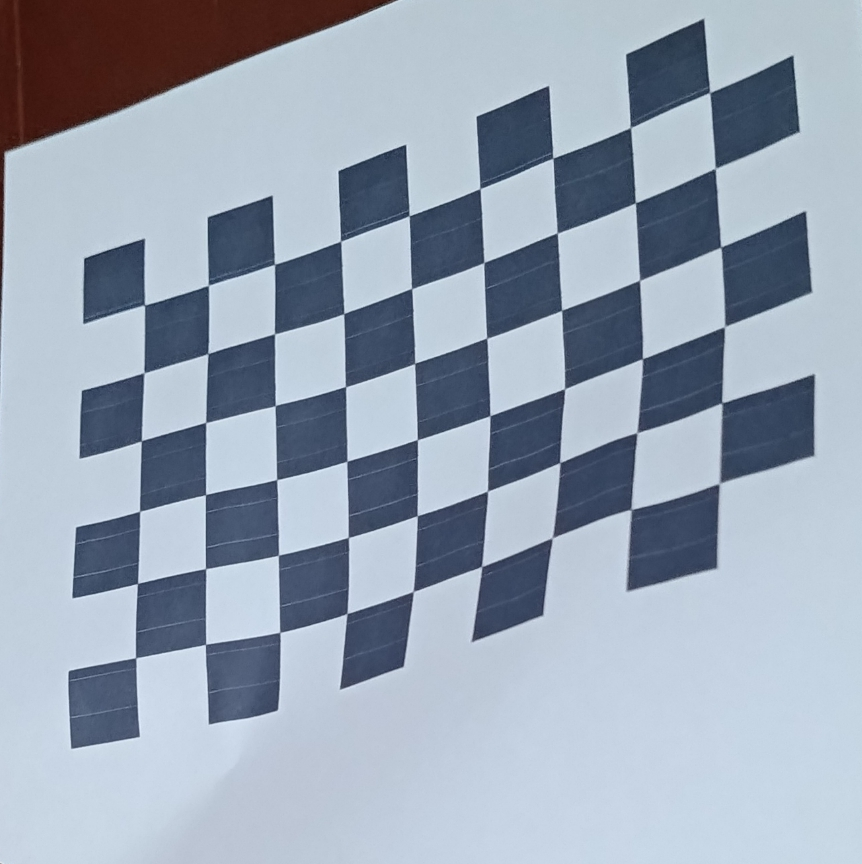
#> input picture Images/tablero_inclinado1.jpg, 862 x 864 px; its folder holds only this picture in this run
$ python enderezar.py
#> lines starting #> are read from the running program, lines starting #| are printed output that depends on the picture; after the words box and inside, x2 and y2 are one past the last pixel; in counts of white or black regions, pixels touching at a corner belong together
import os
import cv2
import numpy as np
import glob

# === CONFIGURACIÓN DEL PATRÓN ===
pattern_size = (9, 6)       # Número de esquinas internas (columnas, filas)
square_size = 470          # Tamaño real de un cuadro del tablero (en mm o unidad que uses)

# === GENERAR LOS PUNTOS 3D DEL MUNDO REAL PARA EL TABLERO ===
objp = np.zeros((pattern_size[0] * pattern_size[1], 3), np.float32)
objp[:, :2] = np.mgrid[0:pattern_size[0], 0:pattern_size[1]].T.reshape(-1, 2)
objp *= square_size

# === LISTAS PARA GUARDAR PUNTOS 3D (reales) Y 2D (imagen) ===
objpoints = []
imgpoints = []
image_shape = None  # Guardaremos aquí las dimensiones de la primera imagen válida

# === CREAR CARPETA DE SALIDA SI NO EXISTE ===
os.makedirs('detectadas', exist_ok=True)

# === LEER TODAS LAS IMÁGENES DESDE LA CARPETA ===
images = glob.glob('./Images/*.jpg') # Asegúrate que las imágenes estén en esta carpeta

print("Archivos encontrados:", images)

for fname in images:
    img = cv2.imread(fname)
#> img is the input picture: shape (864, 862, 3); mean B, G, R 180.4, 165, 153.3
    gray = cv2.cvtColor(img, cv2.COLOR_BGR2GRAY)
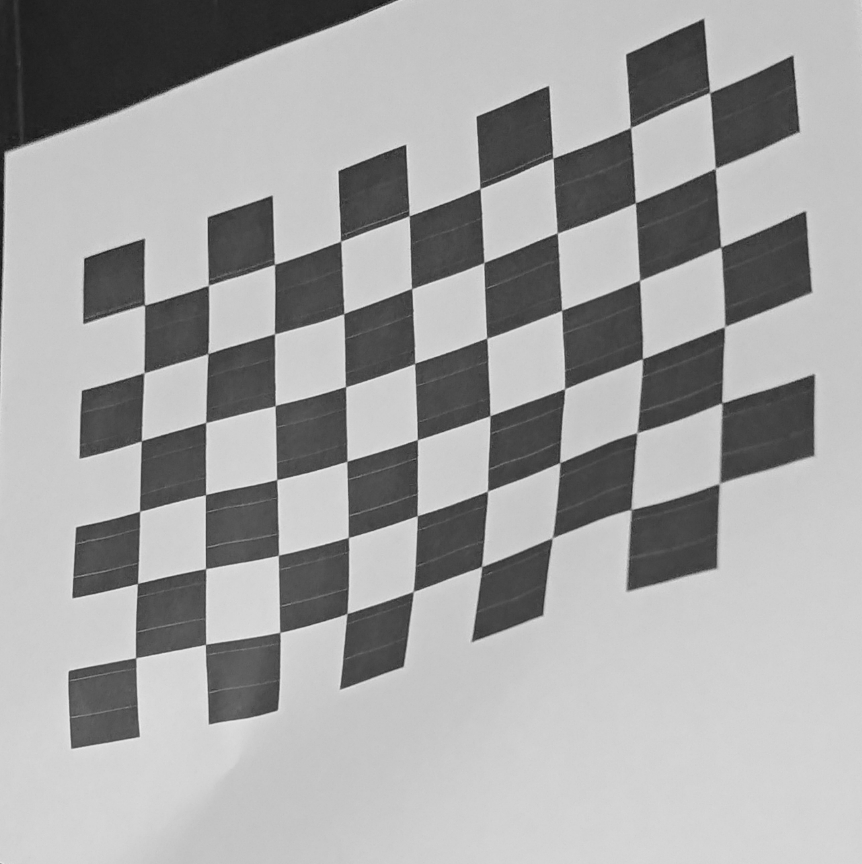
#> gray: shape (864, 862); min 19, max 235, mean 163.2

    # Buscar esquinas del tablero
    ret, corners = cv2.findChessboardCorners(gray, pattern_size, None)
#> ret = True; corners = 54 rows, first 8: [144.5, 305], [208.9, 285.6], [272.8, 265.1], [339.8, 240.1], [407.7, 217.1], [478.5, 188.7], [552, 159.3], [630.3, 127.9]

    if ret:
        # Guardar forma de imagen (solo la primera vez válida)
        if image_shape is None:
            image_shape = gray.shape[::-1]
#> image_shape = (862, 864)

        # Refinar ubicación de esquinas
        criteria = (cv2.TERM_CRITERIA_EPS + cv2.TERM_CRITERIA_MAX_ITER, 30, 0.001)
        corners = cv2.cornerSubPix(gray, corners, (11, 11), (-1, -1), criteria)
#> corners = 54 rows, first 8: [144.5, 304.9], [208.4, 285.1], [274.4, 264.3], [340.7, 241], [409, 215.5], [480, 188.5], [552.7, 157.8], [630.5, 127.6]

        objpoints.append(objp)
        imgpoints.append(corners)

        # Dibujar y mostrar la imagen
        img_drawn = img.copy()
        cv2.drawChessboardCorners(img_drawn, pattern_size, corners, ret)
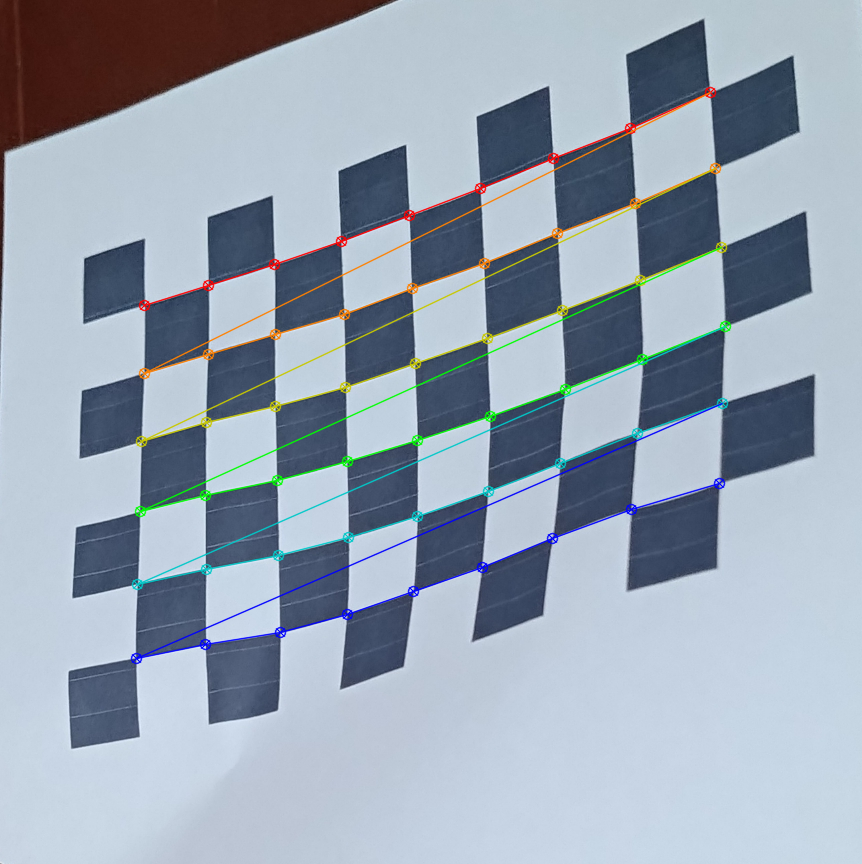
#> img_drawn: shape (864, 862, 3); 3.1% of pixels changed, all inside (x1, y1, x2, y2) = (130, 86, 732, 665)

        # Guardar imagen con esquinas en carpeta nueva
        nombre_archivo = os.path.basename(fname)
        cv2.imwrite(f'detectadas/{nombre_archivo}', img_drawn)

print("Se guardaron las imagenes con sus puntos en una carpeta llamada detectadas")

# === VERIFICAR QUE SE HAYAN DETECTADO ESQUINAS ===
if not objpoints:
    print("❌ No se detectaron esquinas en ninguna imagen.")
    exit()

# === CALIBRAR LA CÁMARA ===
ret, mtx, dist, rvecs, tvecs = cv2.calibrateCamera(objpoints, imgpoints, image_shape, None, None)
#> ret = 6.43; mtx = [[11896.4, 0, 396.8], [0, 4339.5, 420.3], [0, 0, 1]]; dist = [[-1.48, 325.7, -0.0902, -0.129, 2.02]]; rvecs = ([-0.28, 1.22, -0.199],); tvecs = ([-584.6, -695.2, 27981.2],)

# === GUARDAR PARÁMETROS CALCULADOS ===
np.savez('parametros_calibracion.npz', mtx=mtx, dist=dist)
print("✅ Calibración completada. Parámetros guardados en 'parametros_calibracion.npz'.")

$ run again, on Images/tablero_inclinado2.jpg
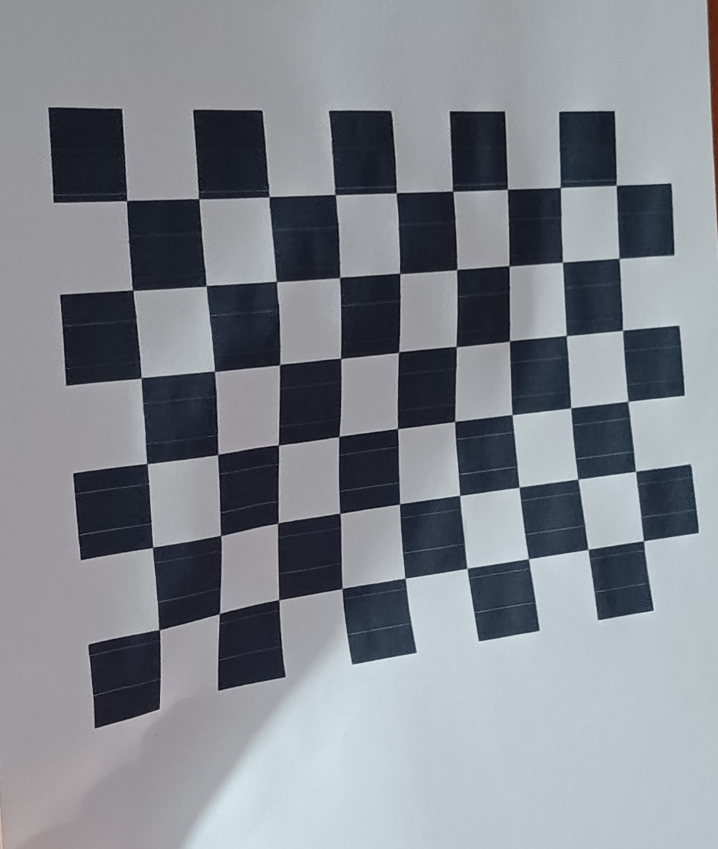
#> input picture Images/tablero_inclinado2.jpg, 718 x 849 px
#> img is the input picture: shape (849, 718, 3); mean B, G, R 142.9, 136, 131.5
#> `ret, corners = cv2.findChessboardCorners(gray, pattern_size, None)`: ret = True; corners = 54 rows, first 8: [129, 203], [198.3, 198.4], [268.8, 197.2], [334.9, 194.3], [395.8, 193.1], [451.9, 190.8], [508.2, 188.8], [560, 187.6]
#> `corners = cv2.cornerSubPix(gray, corners, (11, 11), (-1, -1), criteria)`: corners = 54 rows, first 8: [126.5, 200.4], [198.6, 198.5], [268.8, 196.6], [335.2, 194.5], [396.1, 192.6], [452.6, 191], [507.4, 189.2], [560.3, 187.4]
#> `cv2.drawChessboardCorners(img_drawn, pattern_size, corners, ret)`:
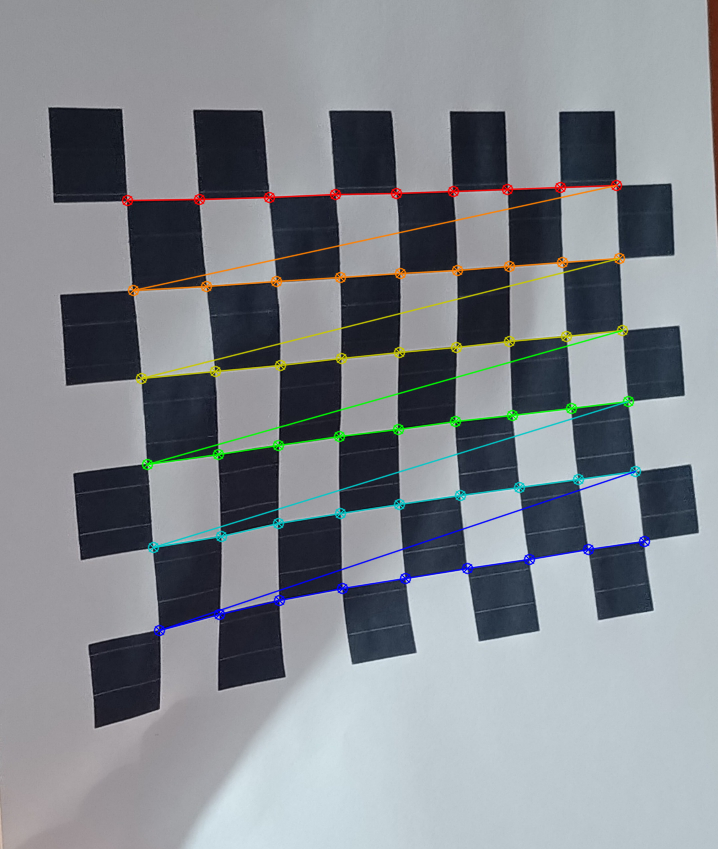
#> img_drawn: shape (849, 718, 3); 3.32% of pixels changed, all inside (x1, y1, x2, y2) = (121, 179, 651, 637)
#> `ret, mtx, dist, rvecs, tvecs = cv2.calibrateCamera(objpoints, imgpoint..`: ret = 2.99; mtx = [[3596.4, 0, 133.6], [0, 2529.6, 573.1], [0, 0, 1]]; dist = [[19.22, -449.4, 0.536, -0.298, 4747.9]]; rvecs = ([0.172, -0.96, -0.104],); tvecs = ([55.92, -2006, 13696.3],)

$ run again, on Images/tablero_inclinado3.jpg
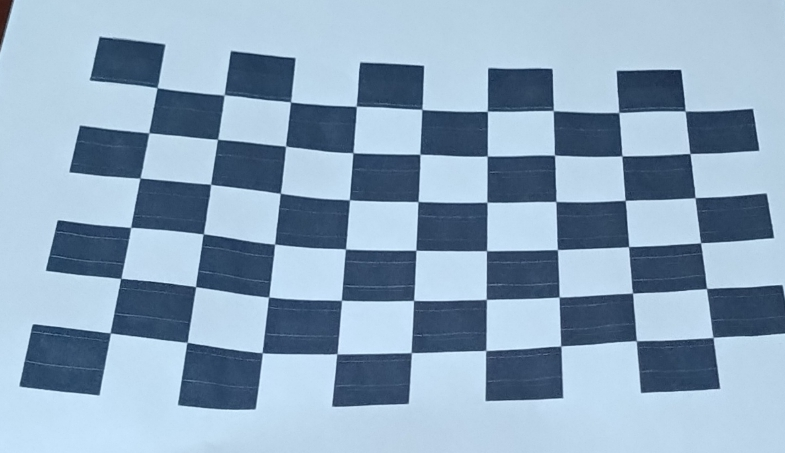
#> input picture Images/tablero_inclinado3.jpg, 785 x 453 px
#> img is the input picture: shape (453, 785, 3); mean B, G, R 188.4, 166, 141.3
#> `gray = cv2.cvtColor(img, cv2.COLOR_BGR2GRAY)`:
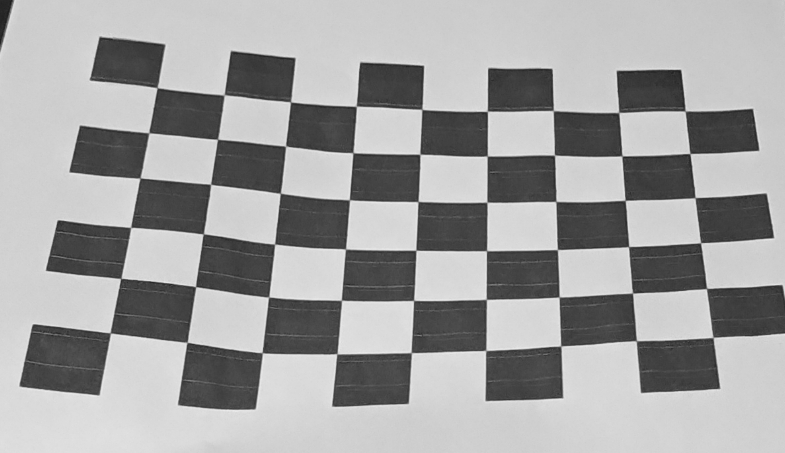
#> gray: shape (453, 785); min 29, max 235, mean 161.1
#> `ret, corners = cv2.findChessboardCorners(gray, pattern_size, None)`: ret = True; corners = 54 rows, first 8: [157.2, 87.77], [224, 94.99], [290.5, 102], [356.2, 106.3], [421.8, 109.4], [487.3, 111.3], [553.3, 110.7], [618.6, 112.5]
#> `corners = cv2.cornerSubPix(gray, corners, (11, 11), (-1, -1), criteria)`: corners = 54 rows, first 8: [157.2, 87.63], [224.2, 94.85], [290.5, 101.8], [356.3, 106.2], [421.8, 109.4], [487.4, 111.3], [553.3, 110.5], [618.8, 112.5]
#> `cv2.drawChessboardCorners(img_drawn, pattern_size, corners, ret)`:
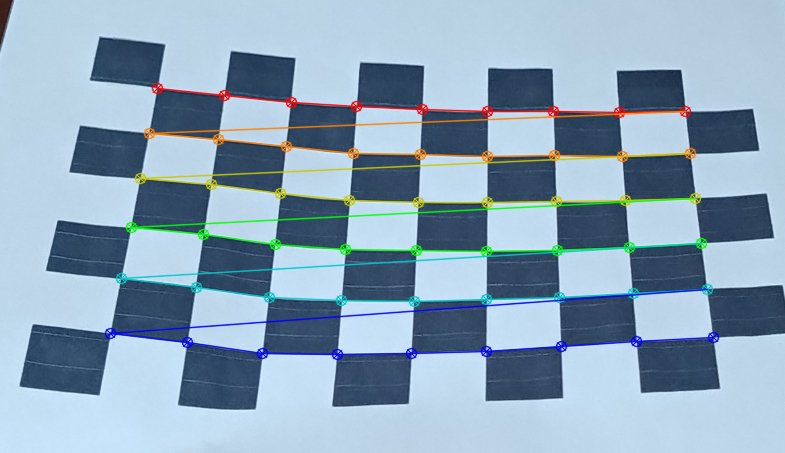
#> img_drawn: shape (453, 785, 3); 6.12% of pixels changed, all inside (x1, y1, x2, y2) = (104, 82, 720, 361)
#> `ret, mtx, dist, rvecs, tvecs = cv2.calibrateCamera(objpoints, imgpoint..`: ret = 1.42; mtx = [[163.3, 0, 259.9], [0, 114.5, 480.5], [0, 0, 1]]; dist = [[0.0306, -0.00565, -0.0636, 0.0105, 0.000397]]; rvecs = ([-0.154, -0.0285, 0.0672],); tvecs = ([-780.1, -3511.6, 1528.1],)

$ run again, on Images/tablero_inclinado5.jpg
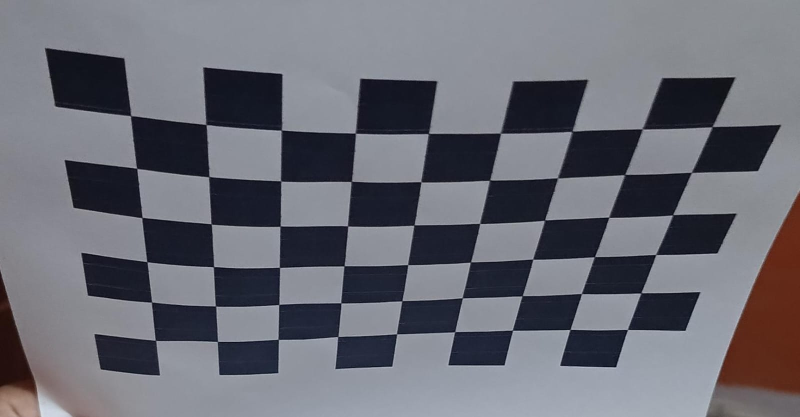
#> input picture Images/tablero_inclinado5.jpg, 1599 x 834 px (shown at 1/2 size)
#> img is the input picture: shape (834, 1599, 3); mean B, G, R 116.1, 107, 106
#> `gray = cv2.cvtColor(img, cv2.COLOR_BGR2GRAY)`:
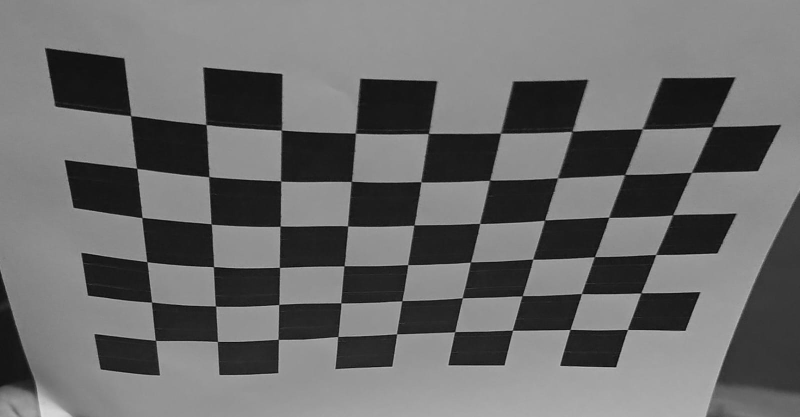
#> gray: shape (834, 1599) (shown at 1/2 size); min 1, max 221, mean 107.8
#> `ret, corners = cv2.findChessboardCorners(gray, pattern_size, None)`: ret = True; corners = 54 rows, first 8: [261.5, 231.5], [412, 249.5], [563.5, 261], [711, 266.5], [858, 267], [1001, 266.5], [1144.5, 263], [1287.2, 259.6]
#> `corners = cv2.cornerSubPix(gray, corners, (11, 11), (-1, -1), criteria)`: corners = 54 rows, first 8: [261.5, 231.9], [412.3, 249.5], [562.8, 260.6], [711, 266.7], [857, 267.4], [1001.4, 266.8], [1144.1, 263], [1284.8, 258.4]
#> `cv2.drawChessboardCorners(img_drawn, pattern_size, corners, ret)`:
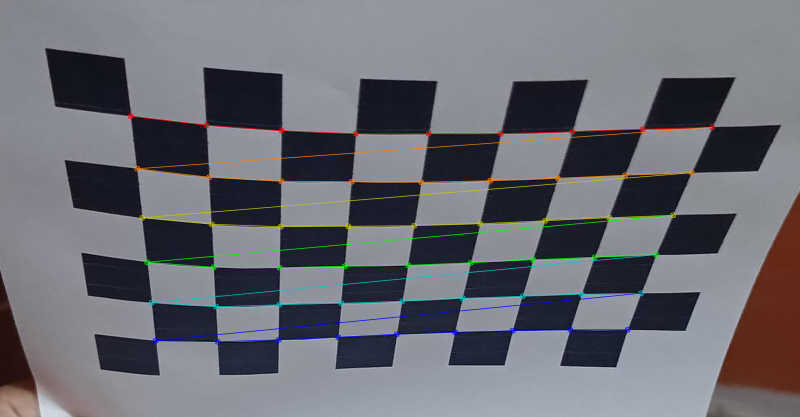
#> img_drawn: shape (834, 1599, 3) (shown at 1/2 size); 2.91% of pixels changed, all inside (x1, y1, x2, y2) = (255, 226, 1431, 690)
#> `ret, mtx, dist, rvecs, tvecs = cv2.calibrateCamera(objpoints, imgpoint..`: ret = 3.1; mtx = [[3441.4, 0, 1398.8], [0, 3370.8, 314.1], [0, 0, 1]]; dist = [[2.96, -12.92, -0.158, 0.343, 30.8]]; rvecs = ([0.906, -0.398, 0.134],); tvecs = ([-3371.5, 12.58, 8735.3],)

$ run again, on Images/tablero_inclinado10.jpg
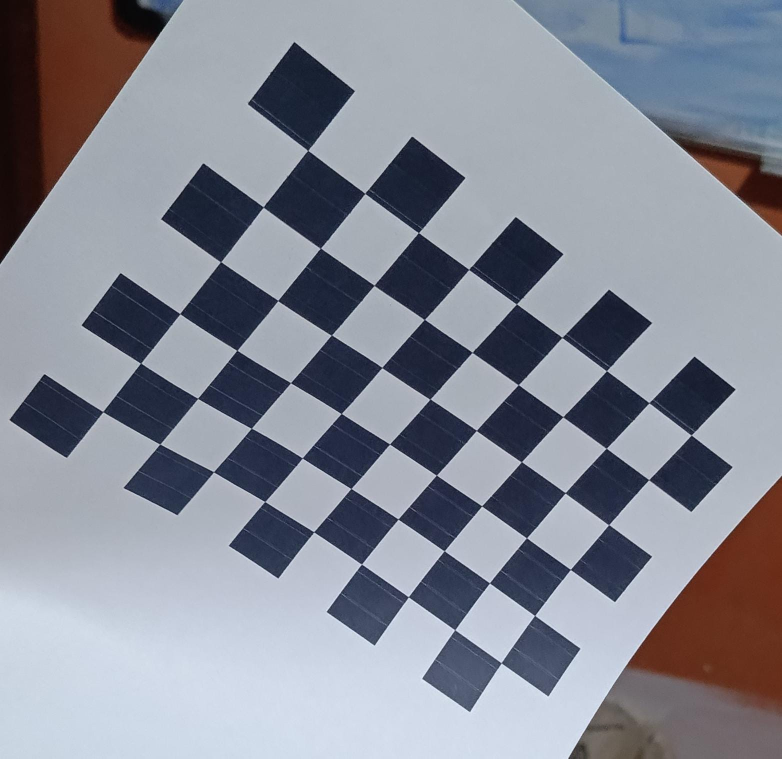
#> input picture Images/tablero_inclinado10.jpg, 1564 x 1517 px (shown at 1/2 size)
#> img is the input picture: shape (1517, 1564, 3); mean B, G, R 150, 138.4, 134.8
#> `gray = cv2.cvtColor(img, cv2.COLOR_BGR2GRAY)`:
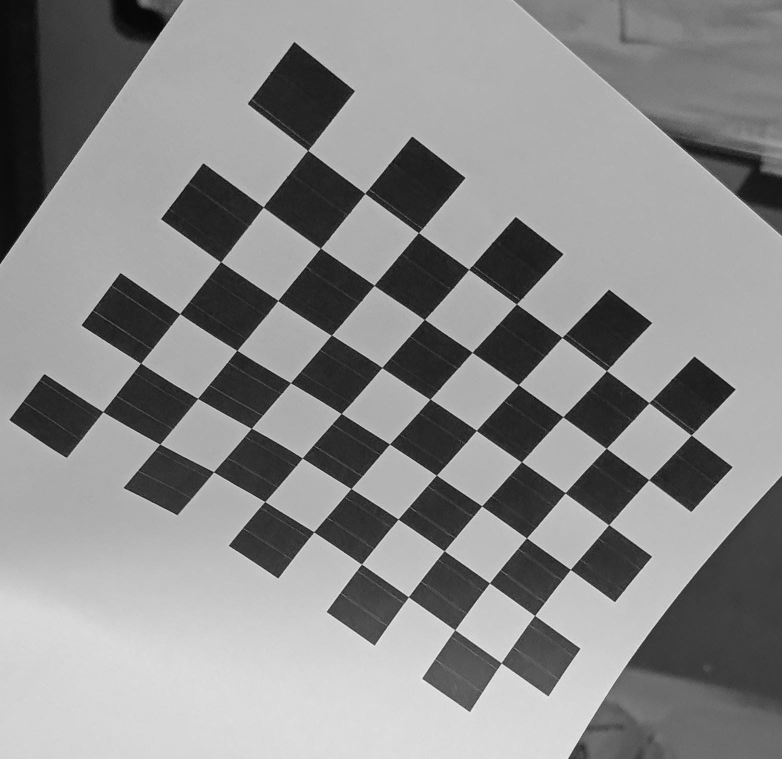
#> gray: shape (1517, 1564) (shown at 1/2 size); min 2, max 250, mean 138.7
#> `ret, corners = cv2.findChessboardCorners(gray, pattern_size, None)`: ret = True; corners = 54 rows, first 8: [617.2, 300.8], [731.4, 388.6], [836, 466.9], [937.8, 539.1], [1033.5, 608.6], [1123.9, 674.9], [1215.7, 743.4], [1298.3, 804.6]
#> `corners = cv2.cornerSubPix(gray, corners, (11, 11), (-1, -1), criteria)`: corners = 54 rows, first 8: [615.9, 301.2], [730.2, 386.9], [837.6, 465.5], [938, 539.1], [1033.4, 608.3], [1124.6, 675.1], [1213.5, 741.6], [1298.6, 805.8]
#> `cv2.drawChessboardCorners(img_drawn, pattern_size, corners, ret)`:
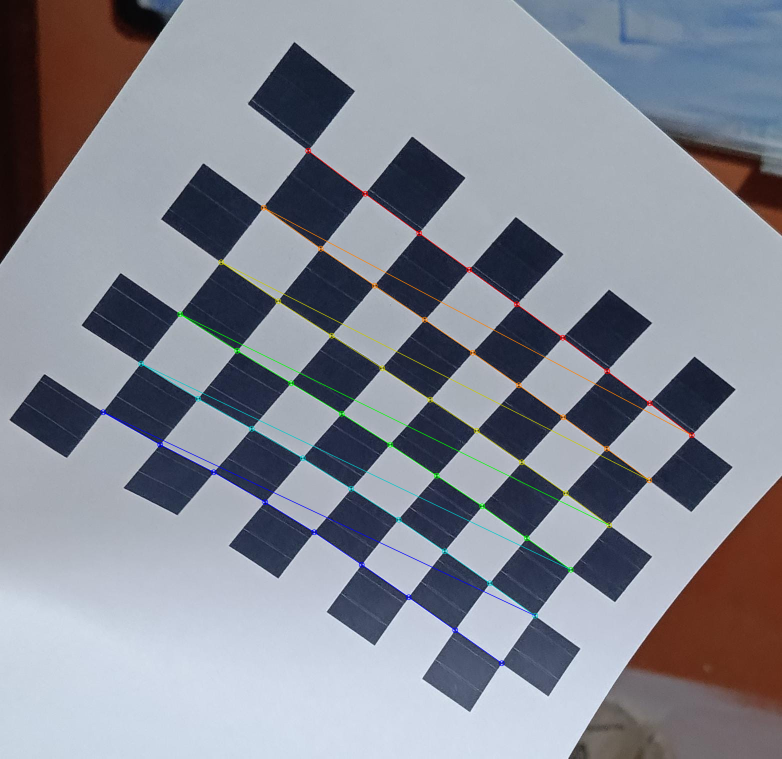
#> img_drawn: shape (1517, 1564, 3) (shown at 1/2 size); 1.33% of pixels changed, all inside (x1, y1, x2, y2) = (200, 295, 1390, 1333)
#> `ret, mtx, dist, rvecs, tvecs = cv2.calibrateCamera(objpoints, imgpoint..`: ret = 3.88; mtx = [[3785.9, 0, 135.3], [0, 3002.7, 786], [0, 0, 1]]; dist = [[3.95, -14.27, -0.0316, -0.503, 30.04]]; rvecs = ([0.417, -0.0804, 0.597],); tvecs = ([1508.5, -1622.4, 10221.1],)
